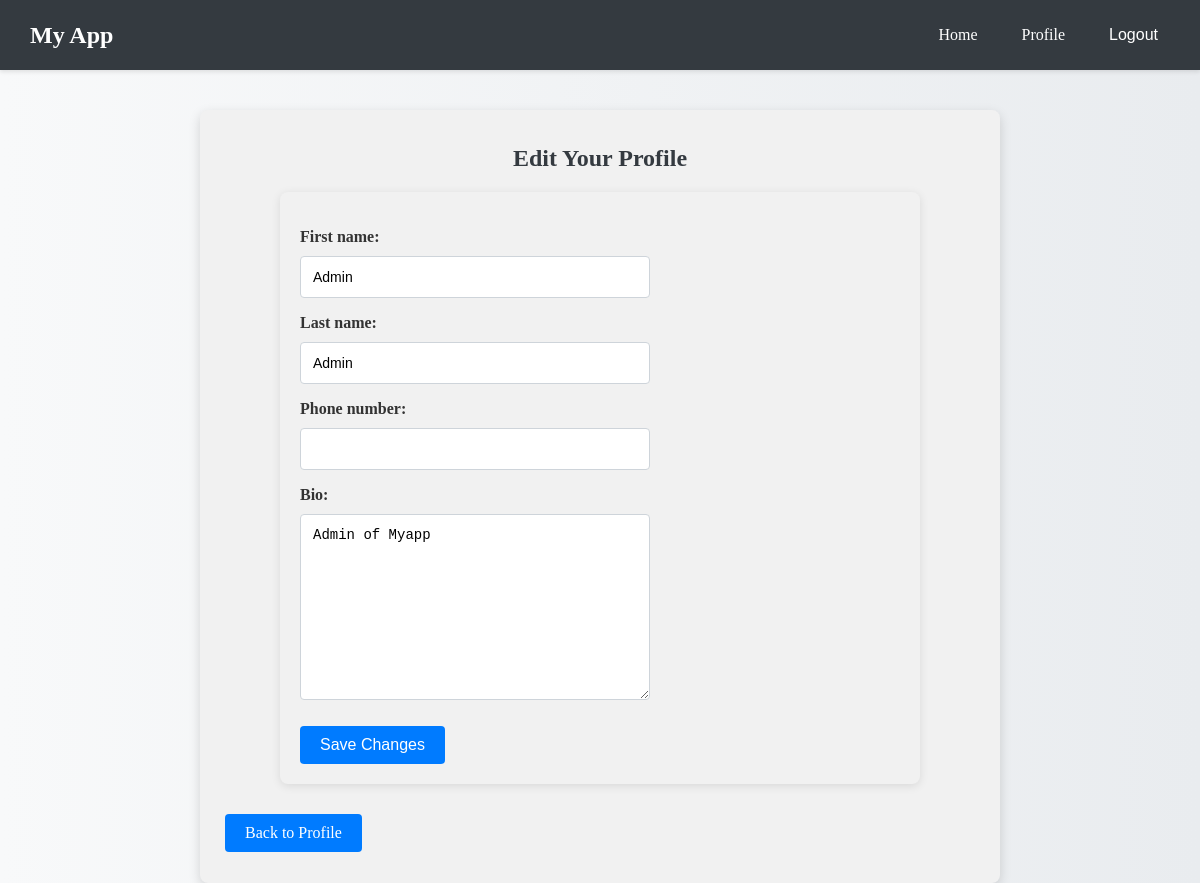
The app's page /user/2/edit/ (signed in) with its own data.
### myapp/models.py (models this page shows, shortened)
class User(AbstractBaseUser, PermissionsMixin):
    email = models.EmailField(unique=True)
    first_name = models.CharField(max_length=30, blank=True)
    last_name  = models.CharField(max_length=30, blank=True)
    phone_number = models.CharField(max_length=20, blank=True, null=True)
    bio = models.TextField(blank=True, null=True)
    is_staff = models.BooleanField(default=False)
    is_active = models.BooleanField(default=True)
    objects = CustomUserManager()
    USERNAME_FIELD = 'email'
    REQUIRED_FIELDS = []

### myapp/views.py (the view)
# urls.py: path('user/<int:pk>/edit/', user_edit, name='user_edit'),
@login_required
def user_edit(request, pk):
    user = get_object_or_404(get_user_model(), pk=pk)
    if request.user != user:
        return HttpResponse("Unauthorized", status=401)
    if request.method == 'POST':
        form = UserForm(request.POST, instance=user)
        if form.is_valid():
            form.save()
            return redirect('user_detail', pk=user.pk)
    else:
        form = UserForm(instance=user)
    return render(request, 'user_edit.html', {'form': form})

### myapp/forms.py
class UserForm(forms.ModelForm):
    class Meta:
        model = User
        fields = ['first_name', 'last_name', 'phone_number', 'bio']

### myapp/templates/user_edit.html (shortened to what this page needs)
{% load static %}
<!DOCTYPE html>
<html>
  <head>
    <link
      rel="stylesheet"
      type="text/css"
      href="{% static 'myapp/style.css' %}"
    />
  </head>
  <body>
    {% include 'navbar.html' %}
    <main class="form-container">
      <h2>Edit Your Profile</h2>
      <form method="post">
        {% csrf_token %} {{ form.as_p }}
        <button type="submit" class="btn">Save Changes</button>
      </form>
      <p>
        <a href="{% url 'user_detail' pk=request.user.pk %}" class="btn"
          >Back to Profile</a
        >
      </p>
    </main>
  </body>
</html>

### myapp/static/myapp/style.css (style rules this page uses)
html, body { height: 100%; margin: 0; padding: 0; background: linear-gradient(to right, #f8f9fa, #e9ecef); }
.form-container { width: 90%; max-width: 800px; margin: 40px auto; padding: 15px 25px; background-color: #f1f1f1; border-radius: 8px; box-shadow: 0 4px 12px rgba(0, 0, 0, 0.15); box-sizing: border-box; }
h1, h2, h3 { text-align: center; color: #343a40; margin-bottom: 20px; }
a, a:hover, a:focus, a:active { text-decoration: none; }
.container form, .form-container form { width: 90%; max-width: 600px; margin: 20px auto; padding: 20px; background-color: #f1f1f1; border-radius: 8px; box-shadow: 0 2px 10px rgba(0, 0, 0, 0.1); }
label { display: block; margin-bottom: 5px; font-weight: 600; color: #333; }
.container form input[type="text"], .container form input[type="email"], .container form input[type="password"], .container form textarea, .form-container form input[type="text"], .form-container form input[type="email"], .form-container form input[type="password"], .form-container form textarea { width: 100%; max-width: 350px; padding: 12px; margin: 10px 0; display: block; border: 1px solid #ced4da; border-radius: 4px; box-sizing: border-box; font-size: 14px; transition: border-color 0.2s ease, box-shadow 0.2s ease; }
.btn { display: inline-block; padding: 10px 20px; background-color: #007bff; color: #fff; border-radius: 4px; text-decoration: none; border: none; font-size: 16px; cursor: pointer; transition: background-color 0.3s ease, box-shadow 0.3s ease; margin-top: 10px; }
button { display: inline-block; padding: 10px 20px; background-color: #007bff; color: #fff; border-radius: 4px; border: none; font-size: 16px; cursor: pointer; transition: background-color 0.3s ease, box-shadow 0.3s ease; margin-top: 10px; }

### records on screen
User: first_name "Admin", last_name "Admin", bio "Admin of Myapp"
